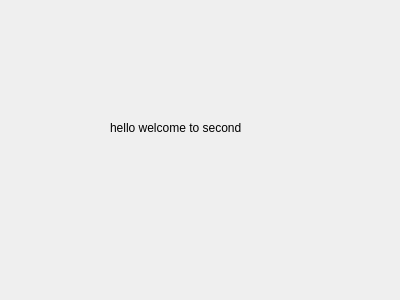
<?xml version="1.0" encoding="UTF-8"?>
<ui version="4.0">
 <class>Dialog</class>
 <widget class="QDialog" name="Dialog">
  <property name="geometry">
   <rect>
    <x>0</x>
    <y>0</y>
    <width>400</width>
    <height>300</height>
   </rect>
  </property>
  <property name="windowTitle">
   <string>Dialog</string>
  </property>
  <widget class="QLabel" name="label">
   <property name="geometry">
    <rect>
     <x>110</x>
     <y>120</y>
     <width>141</width>
     <height>16</height>
    </rect>
   </property>
   <property name="text">
    <string>hello welcome to second</string>
   </property>
  </widget>
 </widget>
 <resources/>
 <connections/>
</ui>
